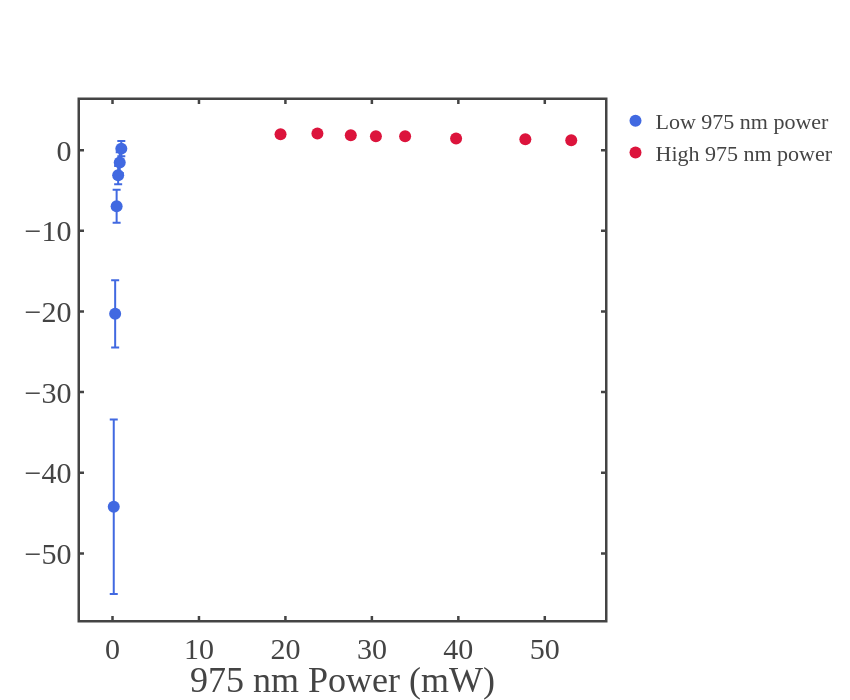

Write notebook code for a chart like this one.
### Markdown cell above
#### experimental plots

### Code cell
import pandas as pd
import plotly.graph_objects as go

# ============================================================
# --- Paths to CSV files ---
# ============================================================
lowP_csv = r"D:\Atanu\Atanu_Github\NaBiF4_PL_analysis\NaBiF4_PL_analysis\datas\Oct\7th Oct NaBiF4\face on\good datas\csv_plot_data_lowP\fig2_lowP_signal_vs_975nm.csv"

highP_csv = r"D:\Atanu\Atanu_Github\NaBiF4_PL_analysis\NaBiF4_PL_analysis\datas\Oct\2nd Oct NaBiF4\Percentage Modulation\csv_plot_data\fig2_signal_vs_975nm.csv"

# ============================================================
# --- Load data ---
# ============================================================
df_low = pd.read_csv(lowP_csv)
df_high = pd.read_csv(highP_csv)

# Expected columns:
# Low-P : P975_mW, Signal_percent, Signal_std_percent
# High-P: P975_mW, Signal_percent, Signal_std_percent

# ============================================================
# --- Plot ---
# ============================================================
fig = go.Figure()

# Low-power dataset
fig.add_trace(go.Scatter(
    x=df_low["P975_mW"],
    y=df_low["Signal_percent"],
    error_y=dict(
        type="data",
        array=df_low["Signal_std_percent"],
        visible=True
    ),
    mode="markers",
    marker=dict(
        size=12,
        color="royalblue",
        # symbol="circle"
    ),
    name="Low 975 nm power"
))

# High-power dataset
fig.add_trace(go.Scatter(
    x=df_high["P975_mW"],
    y=df_high["Signal_percent"],
    error_y=dict(
        type="data",
        array=df_high["Signal_std_percent"],
        visible=True
    ),
    mode="markers",
    marker=dict(
        size=12,
        color="crimson",
        # symbol="diamond"
    ),
    name="High 975 nm power"
))

# ============================================================
# --- Layout ---
# ============================================================
fig.update_layout(
    template=fig_template,
    xaxis_title="975 nm Power (mW)",
    # yaxis_title="Signal (%)",
    width=850,
    height=700,
    legend=dict(
        font=dict(size=22),
        borderwidth=0
    )
)

fig.show()

### Figure 1 — Plotly figure (JSON) as saved in the notebook; plotly's stock layout.template omitted (floating-point values rounded to 4 significant figures)
{"data": [{"error_y": {"array": [10.81, 4.164, 2.05, 1.135, 1.287, 0.9413], "type": "data", "visible": true}, "marker": {"color": "royalblue", "size": 12}, "mode": "markers", "name": "Low 975 nm power", "type": "scatter", "x": [0.1436, 0.3064, 0.4773, 0.6536, 0.8342, 1.018], "y": [-44.22, -20.29, -6.964, -3.101, -1.534, 0.1857]}, {"error_y": {"array": [0.1851, 0.207, 0.181, 0.2009, 0.1922, 0.1886, 0.1591, 0.1964], "type": "data", "visible": true}, "marker": {"color": "crimson", "size": 12}, "mode": "markers", "name": "High 975 nm power", "type": "scatter", "x": [19.43, 23.7, 27.56, 30.46, 33.84, 39.74, 47.75, 53.06], "y": [1.963, 2.062, 1.852, 1.733, 1.726, 1.447, 1.362, 1.234]}], "layout": {"height": 700, "legend": {"borderwidth": 0, "font": {"size": 22}}, "width": 850, "xaxis": {"title": {"text": "975 nm Power (mW)"}}}}
